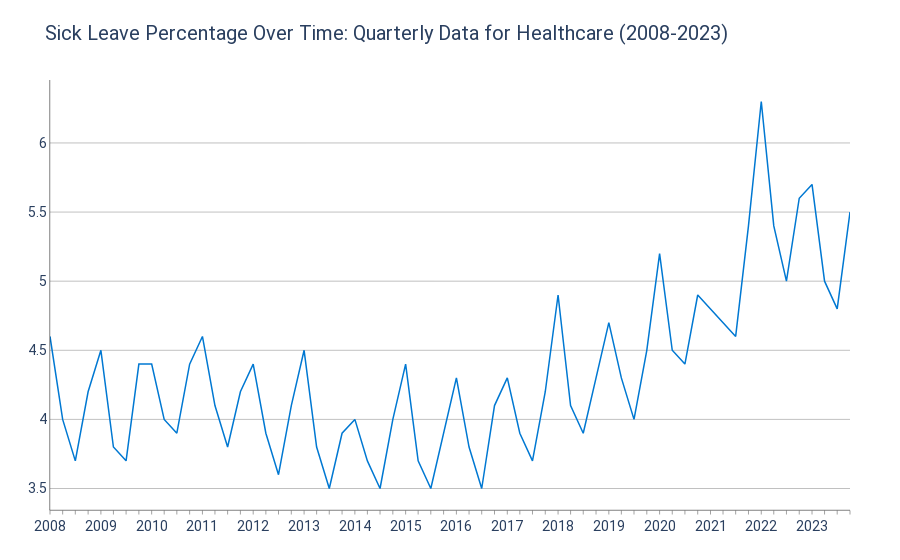

Notebook code cell kept with this figure:
### Code cell
import plotly.graph_objects as go
import pandas as pd

def plot_sick_leave(filtered_cbs, title="Sick Leave Percentage"):
    fig = go.Figure()

    # Add line for sick leave percentage
    fig.add_trace(
        go.Scatter(
            x=filtered_cbs.index,
            y=filtered_cbs['sick_leave_percentage'],
            mode='lines',
            line=dict(color='#0078d2', width=1.5),
            name='Sick Leave Percentage'
        )
    )

    # Generate custom tick values and labels (show year only on Q1)
    tickvals = filtered_cbs.index
    ticktext = [f"{date.year}" if date.quarter == 1 else "" for date in filtered_cbs.index]

    # Set figure background and grid style
    fig.update_layout(
        title=title,
        plot_bgcolor='white',  # Set background color to white
        font=dict(family="Roboto", size=14),  # Set font family and size
        xaxis=dict(
            showline=True, linewidth=0.5, linecolor='black',  # Set axis line style
            showgrid=False,  # Disable vertical grid lines
            tickvals=tickvals,  # Custom tick positions
            ticktext=ticktext,  # Custom tick labels (year only on Q1)
            ticks="outside",  # Place ticks outside of the plot
            tickwidth=0.5,  # Width of tick lines
            ticklen=4,  # Length of tick marks
        ),
        yaxis=dict(
            showline=True, linewidth=0.5, linecolor='black',
            showgrid=True, gridcolor='grey', gridwidth=0.5,  # Only horizontal grid lines
            zeroline=False,
        ),
        margin=dict(l=50, r=50, t=80, b=50)  # Margins for neat layout
    )

       
    fig.show()

# Example usage with your filtered_cbs data
plot_sick_leave(filtered_cbs, title="Sick Leave Percentage Over Time: Quarterly Data for Healthcare (2008-2023)")

### Figure 1 — Plotly figure (JSON) as saved in the notebook; plotly's stock layout.template omitted (floating-point values rounded to 4 significant figures)
{"data": [{"line": {"color": "#0078d2", "width": 1.5}, "mode": "lines", "name": "Sick Leave Percentage", "type": "scatter", "x": ["2008-01-01T00:00:00", "2008-04-01T00:00:00", "2008-07-01T00:00:00", "2008-10-01T00:00:00", "2009-01-01T00:00:00", "2009-04-01T00:00:00", "2009-07-01T00:00:00", "2009-10-01T00:00:00", "2010-01-01T00:00:00", "2010-04-01T00:00:00", "2010-07-01T00:00:00", "2010-10-01T00:00:00", "2011-01-01T00:00:00", "2011-04-01T00:00:00", "2011-07-01T00:00:00", "2011-10-01T00:00:00", "2012-01-01T00:00:00", "2012-04-01T00:00:00", "2012-07-01T00:00:00", "2012-10-01T00:00:00", "2013-01-01T00:00:00", "2013-04-01T00:00:00", "2013-07-01T00:00:00", "2013-10-01T00:00:00", "2014-01-01T00:00:00", "2014-04-01T00:00:00", "2014-07-01T00:00:00", "2014-10-01T00:00:00", "2015-01-01T00:00:00", "2015-04-01T00:00:00", "2015-07-01T00:00:00", "2015-10-01T00:00:00", "2016-01-01T00:00:00", "2016-04-01T00:00:00", "2016-07-01T00:00:00", "2016-10-01T00:00:00", "2017-01-01T00:00:00", "2017-04-01T00:00:00", "2017-07-01T00:00:00", "2017-10-01T00:00:00", "2018-01-01T00:00:00", "2018-04-01T00:00:00", "2018-07-01T00:00:00", "2018-10-01T00:00:00", "2019-01-01T00:00:00", "2019-04-01T00:00:00", "2019-07-01T00:00:00", "2019-10-01T00:00:00", "2020-01-01T00:00:00", "2020-04-01T00:00:00", "2020-07-01T00:00:00", "2020-10-01T00:00:00", "2021-01-01T00:00:00", "2021-04-01T00:00:00", "2021-07-01T00:00:00", "2021-10-01T00:00:00", "2022-01-01T00:00:00", "2022-04-01T00:00:00", "2022-07-01T00:00:00", "2022-10-01T00:00:00", "2023-01-01T00:00:00", "2023-04-01T00:00:00", "2023-07-01T00:00:00", "2023-10-01T00:00:00"], "y": [4.6, 4, 3.7, 4.2, 4.5, 3.8, 3.7, 4.4, 4.4, 4, 3.9, 4.4, 4.6, 4.1, 3.8, 4.2, 4.4, 3.9, 3.6, 4.1, 4.5, 3.8, 3.5, 3.9, 4, 3.7, 3.5, 4, 4.4, 3.7, 3.5, 3.9, 4.3, 3.8, 3.5, 4.1, 4.3, 3.9, 3.7, 4.2, 4.9, 4.1, 3.9, 4.3, 4.7, 4.3, 4, 4.5, 5.2, 4.5, 4.4, 4.9, 4.8, 4.7, 4.6, 5.4, 6.3, 5.4, 5, 5.6, 5.7, 5, 4.8, 5.5]}], "layout": {"font": {"family": "Roboto", "size": 14}, "margin": {"b": 50, "l": 50, "r": 50, "t": 80}, "plot_bgcolor": "white", "title": {"text": "Sick Leave Percentage Over Time: Quarterly Data for Healthcare (2008-2023)"}, "xaxis": {"linecolor": "black", "linewidth": 0.5, "showgrid": false, "showline": true, "ticklen": 4, "ticks": "outside", "ticktext": ["2008", "", "", "", "2009", "", "", "", "2010", "", "", "", "2011", "", "", "", "2012", "", "", "", "2013", "", "", "", "2014", "", "", "", "2015", "", "", "", "2016", "", "", "", "2017", "", "", "", "2018", "", "", "", "2019", "", "", "", "2020", "", "", "", "2021", "", "", "", "2022", "", "", "", "2023", "", "", ""], "tickvals": ["2008-01-01T00:00:00", "2008-04-01T00:00:00", "2008-07-01T00:00:00", "2008-10-01T00:00:00", "2009-01-01T00:00:00", "2009-04-01T00:00:00", "2009-07-01T00:00:00", "2009-10-01T00:00:00", "2010-01-01T00:00:00", "2010-04-01T00:00:00", "2010-07-01T00:00:00", "2010-10-01T00:00:00", "2011-01-01T00:00:00", "2011-04-01T00:00:00", "2011-07-01T00:00:00", "2011-10-01T00:00:00", "2012-01-01T00:00:00", "2012-04-01T00:00:00", "2012-07-01T00:00:00", "2012-10-01T00:00:00", "2013-01-01T00:00:00", "2013-04-01T00:00:00", "2013-07-01T00:00:00", "2013-10-01T00:00:00", "2014-01-01T00:00:00", "2014-04-01T00:00:00", "2014-07-01T00:00:00", "2014-10-01T00:00:00", "2015-01-01T00:00:00", "2015-04-01T00:00:00", "2015-07-01T00:00:00", "2015-10-01T00:00:00", "2016-01-01T00:00:00", "2016-04-01T00:00:00", "2016-07-01T00:00:00", "2016-10-01T00:00:00", "2017-01-01T00:00:00", "2017-04-01T00:00:00", "2017-07-01T00:00:00", "2017-10-01T00:00:00", "2018-01-01T00:00:00", "2018-04-01T00:00:00", "2018-07-01T00:00:00", "2018-10-01T00:00:00", "2019-01-01T00:00:00", "2019-04-01T00:00:00", "2019-07-01T00:00:00", "2019-10-01T00:00:00", "2020-01-01T00:00:00", "2020-04-01T00:00:00", "2020-07-01T00:00:00", "2020-10-01T00:00:00", "2021-01-01T00:00:00", "2021-04-01T00:00:00", "2021-07-01T00:00:00", "2021-10-01T00:00:00", "2022-01-01T00:00:00", "2022-04-01T00:00:00", "2022-07-01T00:00:00", "2022-10-01T00:00:00", "2023-01-01T00:00:00", "2023-04-01T00:00:00", "2023-07-01T00:00:00", "2023-10-01T00:00:00"], "tickwidth": 0.5}, "yaxis": {"gridcolor": "grey", "gridwidth": 0.5, "linecolor": "black", "linewidth": 0.5, "showgrid": true, "showline": true, "zeroline": false}}}
